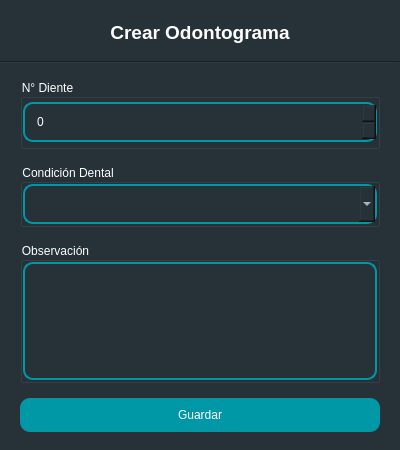
<?xml version="1.0" encoding="UTF-8"?>
<ui version="4.0">
 <class>Dialog</class>
 <widget class="QDialog" name="Dialog">
  <property name="windowModality">
   <enum>Qt::NonModal</enum>
  </property>
  <property name="geometry">
   <rect>
    <x>0</x>
    <y>0</y>
    <width>400</width>
    <height>450</height>
   </rect>
  </property>
  <property name="minimumSize">
   <size>
    <width>400</width>
    <height>450</height>
   </size>
  </property>
  <property name="maximumSize">
   <size>
    <width>400</width>
    <height>450</height>
   </size>
  </property>
  <property name="windowTitle">
   <string>Odontograma</string>
  </property>
  <property name="styleSheet">
   <string notr="true">background-color: #263238;
color: white;</string>
  </property>
  <property name="modal">
   <bool>false</bool>
  </property>
  <layout class="QHBoxLayout" name="horizontalLayout">
   <property name="spacing">
    <number>0</number>
   </property>
   <property name="leftMargin">
    <number>0</number>
   </property>
   <property name="topMargin">
    <number>0</number>
   </property>
   <property name="rightMargin">
    <number>0</number>
   </property>
   <property name="bottomMargin">
    <number>0</number>
   </property>
   <item>
    <widget class="QWidget" name="widget" native="true">
     <property name="styleSheet">
      <string notr="true">QLineEdit {
    color:  white;
    border-style:  solid;
    border-width: 1.5px;
    border-color: #0097a7;
	border-radius: 10px;
	padding: 10px;
}

QDateEdit {
    color:  white;
    border-style:  solid;
    border-width: 1.5px;
    border-color: #0097a7;
	border-radius: 10px;
	padding: 10px;
}

QComboBox {
    color:  white;
    border-style:  solid;
    border-width: 1.5px;
    border-color: #0097a7;
	border-radius: 10px;
	padding: 10px;
}

QPlainTextEdit {
    color:  white;
    border-style:  solid;
    border-width: 1.5px;
    border-color: #0097a7;
	border-radius: 10px;
	padding: 10px;
}

QDoubleSpinBox {
    color:  white;
    border-style:  solid;
    border-width: 1.5px;
    border-color: #0097a7;
	border-radius: 10px;
	padding: 10px;
}

QSpinBox {
    color:  white;
    border-style:  solid;
    border-width: 1.5px;
    border-color: #0097a7;
	border-radius: 10px;
	padding: 10px;
}</string>
     </property>
     <layout class="QVBoxLayout" name="verticalLayout" stretch="1,0,8">
      <property name="spacing">
       <number>6</number>
      </property>
      <property name="leftMargin">
       <number>0</number>
      </property>
      <property name="rightMargin">
       <number>0</number>
      </property>
      <item>
       <widget class="QFrame" name="frame">
        <property name="frameShape">
         <enum>QFrame::NoFrame</enum>
        </property>
        <property name="frameShadow">
         <enum>QFrame::Raised</enum>
        </property>
        <layout class="QVBoxLayout" name="verticalLayout_2" stretch="0">
         <item>
          <widget class="QLabel" name="lbl_title">
           <property name="font">
            <font>
             <pointsize>14</pointsize>
             <weight>75</weight>
             <bold>true</bold>
            </font>
           </property>
           <property name="layoutDirection">
            <enum>Qt::LeftToRight</enum>
           </property>
           <property name="styleSheet">
            <string notr="true">color: white;</string>
           </property>
           <property name="lineWidth">
            <number>1</number>
           </property>
           <property name="text">
            <string>Crear Odontograma</string>
           </property>
           <property name="alignment">
            <set>Qt::AlignCenter</set>
           </property>
          </widget>
         </item>
        </layout>
       </widget>
      </item>
      <item>
       <widget class="Line" name="line">
        <property name="orientation">
         <enum>Qt::Horizontal</enum>
        </property>
       </widget>
      </item>
      <item>
       <widget class="QFrame" name="frame_2">
        <property name="frameShape">
         <enum>QFrame::NoFrame</enum>
        </property>
        <property name="frameShadow">
         <enum>QFrame::Raised</enum>
        </property>
        <layout class="QVBoxLayout" name="verticalLayout_3">
         <property name="spacing">
          <number>15</number>
         </property>
         <property name="leftMargin">
          <number>20</number>
         </property>
         <property name="rightMargin">
          <number>20</number>
         </property>
         <item>
          <widget class="QGroupBox" name="groupBox">
           <property name="minimumSize">
            <size>
             <width>0</width>
             <height>70</height>
            </size>
           </property>
           <property name="maximumSize">
            <size>
             <width>16777215</width>
             <height>70</height>
            </size>
           </property>
           <property name="title">
            <string>N° Diente</string>
           </property>
           <layout class="QHBoxLayout" name="horizontalLayout_2">
            <property name="leftMargin">
             <number>0</number>
            </property>
            <property name="topMargin">
             <number>0</number>
            </property>
            <property name="rightMargin">
             <number>0</number>
            </property>
            <property name="bottomMargin">
             <number>0</number>
            </property>
            <item>
             <widget class="QSpinBox" name="spn_diente">
              <property name="enabled">
               <bool>false</bool>
              </property>
             </widget>
            </item>
           </layout>
          </widget>
         </item>
         <item>
          <widget class="QGroupBox" name="groupBox_3">
           <property name="title">
            <string>Condición Dental</string>
           </property>
           <layout class="QVBoxLayout" name="verticalLayout_5">
            <property name="spacing">
             <number>0</number>
            </property>
            <property name="leftMargin">
             <number>0</number>
            </property>
            <property name="topMargin">
             <number>0</number>
            </property>
            <property name="rightMargin">
             <number>0</number>
            </property>
            <property name="bottomMargin">
             <number>0</number>
            </property>
            <item>
             <widget class="QComboBox" name="cmb_condicion"/>
            </item>
           </layout>
          </widget>
         </item>
         <item>
          <widget class="QGroupBox" name="groupBox_2">
           <property name="title">
            <string>Observación</string>
           </property>
           <layout class="QVBoxLayout" name="verticalLayout_4">
            <property name="spacing">
             <number>0</number>
            </property>
            <property name="leftMargin">
             <number>0</number>
            </property>
            <property name="topMargin">
             <number>0</number>
            </property>
            <property name="rightMargin">
             <number>0</number>
            </property>
            <property name="bottomMargin">
             <number>0</number>
            </property>
            <item>
             <widget class="QPlainTextEdit" name="txt_observacion">
              <property name="lineWrapMode">
               <enum>QPlainTextEdit::WidgetWidth</enum>
              </property>
              <property name="placeholderText">
               <string/>
              </property>
             </widget>
            </item>
           </layout>
          </widget>
         </item>
         <item>
          <widget class="QPushButton" name="btn_save">
           <property name="cursor">
            <cursorShape>PointingHandCursor</cursorShape>
           </property>
           <property name="styleSheet">
            <string notr="true">QPushButton {
    color:  white;
	background-color: #0097a7;
	border-radius: 10px;
	padding: 10px;
}</string>
           </property>
           <property name="text">
            <string>Guardar</string>
           </property>
          </widget>
         </item>
        </layout>
       </widget>
      </item>
     </layout>
    </widget>
   </item>
  </layout>
 </widget>
 <resources/>
 <connections/>
</ui>
